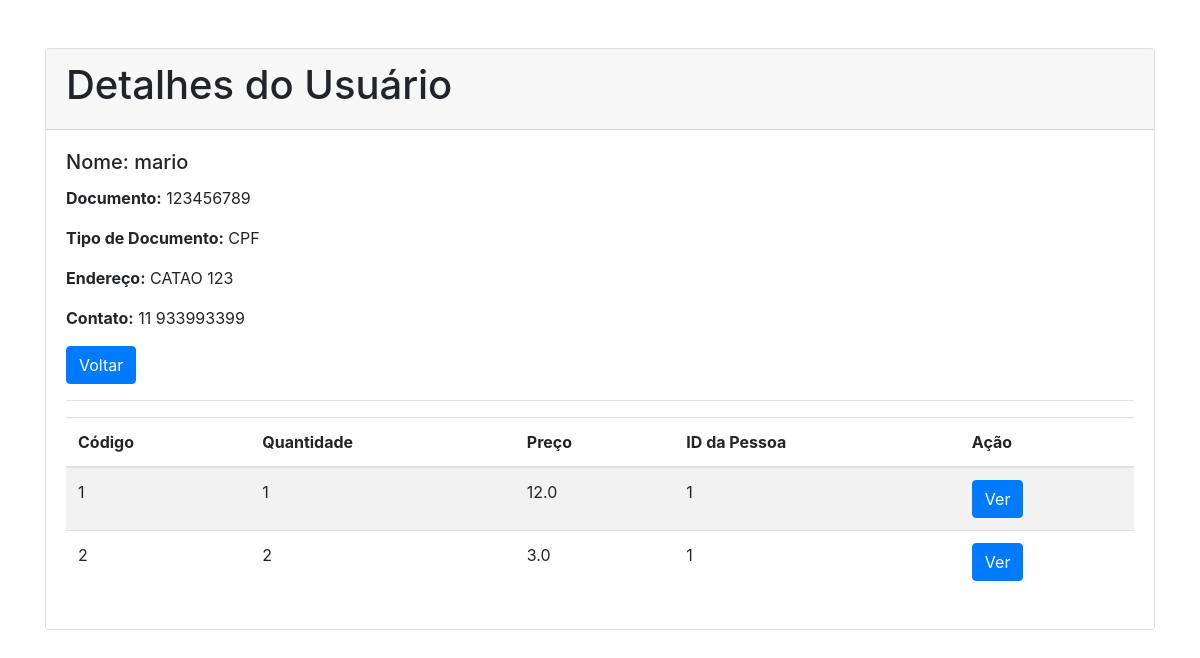
The app's page /cotistas/ver/1 with its own data.
### model.py (models this page shows)
class Person(SQLModel, table=True):
	id: Optional[int] = Field(default=None, primary_key=True)
	name:str
	doc:str
	tipe_doc:str
	adress: str
	contact:str
	titles:List['Title']=Relationship()

class Title(SQLModel, table=True):
	id: Optional[int] = Field(default=None, primary_key=True)
	code: int
	quantity: str
	price: float
	person_id: int = Field(foreign_key='person.id')

### person.py (the view)
@person.route('/ver/<id>', methods = ['GET','POST'])
def view(id):
    data=model.get_person_id(id)
    return render_template('person/view.html' , data=data)

### model.py (called while the page is built)
def get_person_id(id:int):
	with Session(engine) as session:
		person = session.get(Person , id)
		return person , person.titles

### templates/person/view.html (shortened to what this page needs)
{% extends 'base.html' %}
{% block content %}
<body>
    <div class="container mt-5">
        <div class="card">
            <div class="card-header">
                <h1>Detalhes do Usuário</h1>
            </div>
            <div class="card-body">
                <h5 class="card-title">Nome:
                    <span id="user-name">{{data[0].name}}</span>
                </h5>
                <p class="card-text">
                    <strong>Documento:</strong>
                    <span id="user-doc">{{data[0].doc}}</span>
                </p>
                <p class="card-text">
                    <strong>Tipo de Documento:</strong>
                    <span id="user-type-doc">{{data[0].tipe_doc}}</span>
                </p>
                <p class="card-text">
                    <strong>Endereço:</strong>
                    <span id="user-adress">{{data[0].adress}}</span>
                </p>
                <p class="card-text">
                    <strong>Contato:</strong>
                    <span id="user-contact">{{data[0].contact}}</span></p>
                <a href="{{url_for('person.list')}}" class="btn btn-primary">Voltar</a>
                <hr>
                <table class="table table-striped">
            <thead>
                <tr>
                    <th scope="col">Código</th>
                    <th scope="col">Quantidade</th>
                    <th scope="col">Preço</th>
                    <th scope="col">ID da Pessoa</th>
                    <th scope="col">Ação</th>
                </tr>
            </thead>
            <tbody>
                {% if data[1]:%}
                    {%for x in data[1]:%}
                        <tr>
                            <td>{{x.code}}</td>
                            <td>{{x.quantity}}</td>
                            <td>{{x.price}}</td>
                            <td>{{x.person_id}}</td>
                            <td>
                                <a href="{{url_for('titles.view', id=x.id)}}">
                                    <button class="btn btn-primary">
                                        Ver
                                    </button>
                                </a>
                            </td>
                        </tr>
                    {%endfor%}
                {%else:%}
                    <tr>
                        <td>nao existem dados</td>
                        <td></td>
                        <td></td>
                    </tr>
                {%endif%}
            </tbody>
        </table>
            </div>
        </div>
    </div>
</body>
{% endblock %}

### records on screen
Person: name "mario", doc "123456789", tipe_doc "CPF", adress "CATAO 123", contact "11 933993399"
Title: code "1", quantity "1", price "12.0", person_id "1"
Title: code "2", quantity "2", price "3.0", person_id "1"
